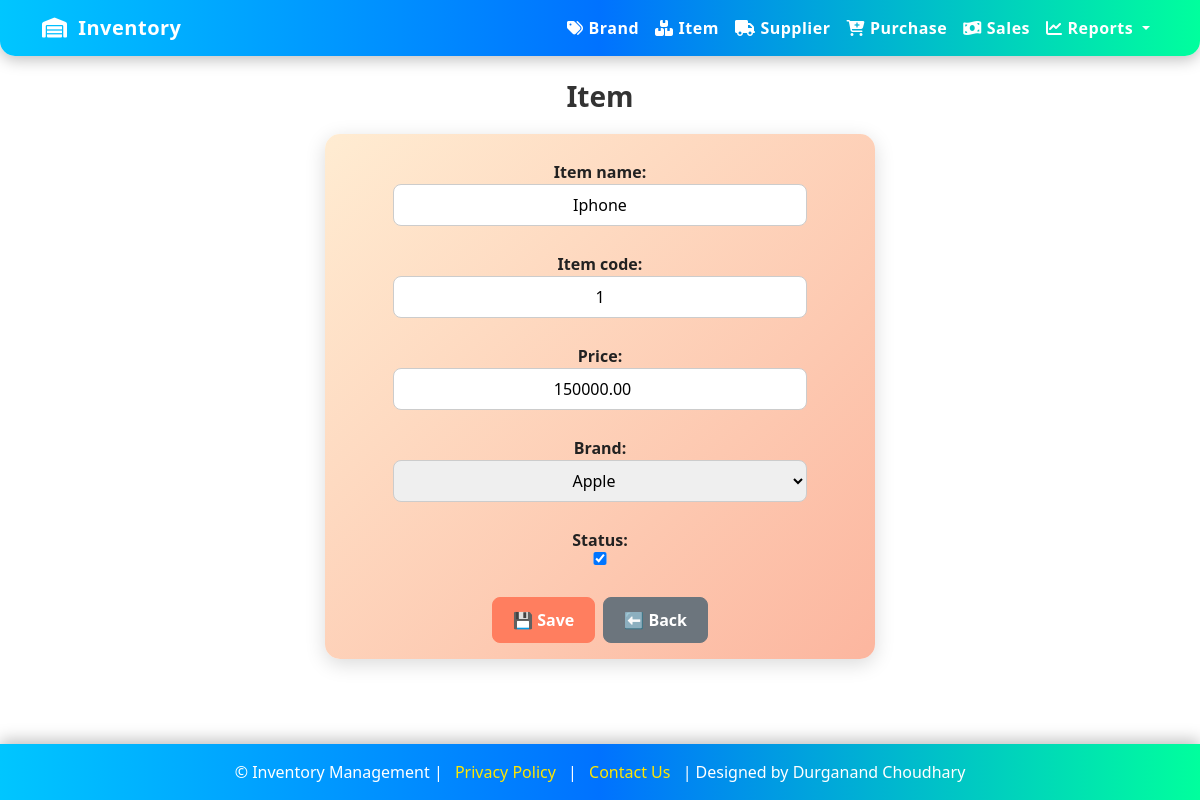
Page /items/9/edit/ on the committed database.
### inventory/models.py (models this page shows, shortened)
class Item(models.Model):  # item_mstr 2
    item_name = models.CharField(max_length=150)
    item_code = models.CharField(max_length=50, unique=True)
    price = models.DecimalField(max_digits=12, decimal_places=2, default=0)  # default selling price
    brand = models.ForeignKey(Brand, on_delete=models.SET_NULL, null=True, blank=True)
    status = models.BooleanField(default=True)
    datetime = models.DateTimeField(default=timezone.now)
    class Meta:
        unique_together = ('item_name', 'brand')

### inventory/views.py (the view)
# urls.py: path('items/<int:pk>/edit/', views.item_update, name='item_update'),
def item_update(request, pk):
    obj = get_object_or_404(Item, pk=pk)
    form = ItemForm(request.POST or None, instance=obj)
    if form.is_valid():
        form.save()
        messages.success(request, 'Item updated.')
        return redirect('item_list')
    return render(request, 'inventory/item_form.html', {'form': form})

### inventory/forms.py
class ItemForm(forms.ModelForm):
    class Meta:
        model = Item
        fields = ['item_name','item_code','price','brand','status']

### inventory/models.py (called while the page is built)
    def __str__(self):
        return self.brand_name

### inventory/templates/inventory/item_form.html (shortened to what this page needs)
{% extends 'inventory/base.html' %}
{% block content %}
<div class="form-container">
  <h3>Item</h3>
  <form method="post" class="card card-body">
    {{ form.as_p }}
    <div class="d-flex justify-content-center gap-2 mt-3">
      <button class="btn btn-primary">💾 Save</button>
      <a href="{% url 'item_list' %}" class="btn btn-secondary">⬅ Back</a>
    </div>
  </form>
</div>
{% endblock %}

### inventory/templates/inventory/base.html (style rules this page uses)
html, body { height: 100%; }
body { display: flex; flex-direction: column; }

### inventory/templates/inventory/item_form.html (style rules this page uses)
.form-container { max-width: 550px; margin: 0 auto; }
.card { border-radius: 15px; box-shadow: 0 5px 20px rgba(0,0,0,0.15); border: none; background: linear-gradient(135deg, #ffecd2, #fcb69f); }
h3 { text-align: center; font-weight: 700; color: #333; margin-bottom: 20px; }
.form-container input, .form-container select, .form-container textarea { text-align: center; width: 80%; margin: 0 auto; display: block; border-radius: 8px; border: 1px solid #ccc; padding: 8px; }
.form-container label { display: block; text-align: center; font-weight: 600; color: #222; margin-top: 10px; }
.btn { border-radius: 8px; padding: 10px 20px; font-weight: 600; }
.btn-primary { background-color: #ff7e5f; border-color: #ff7e5f; }
.btn-secondary { background-color: #6c757d; }

### rows in the picture
Item: item_name "Iphone", item_code "1", price "150000.00", brand "Apple", status "☑"
